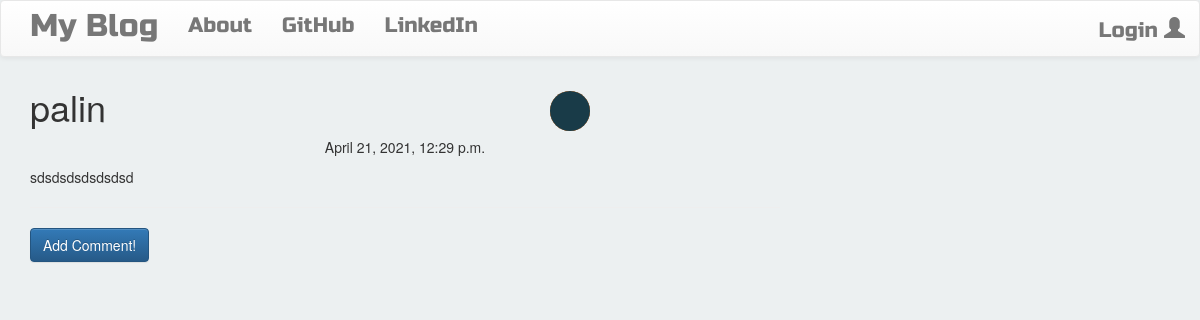
Screenshot of /post/3 with the database file from the repository.
### blog/models.py (models this page shows, shortened)
class Post(models.Model):
    author = models.ForeignKey('auth.User', on_delete=models.CASCADE)
    title = models.CharField(max_length=100)
    text = models.TextField(max_length=200)
    created_date = models.DateTimeField(default=timezone.now())
    published_date = models.DateTimeField(blank=True, null=True)

### blog/views.py (the view)
# urls.py: url(r'^post/(?P<pk>\d+)$', views.PostDetailView.as_view(), name='post_detail'),
class PostDetailView(DetailView):
    model = Post

### templates/blog/post_detail.html (shortened to what this page needs)
{% extends "blog/base.html" %}
{% block content %}
  <h1 class="posttitile">{{post.title}}</h1>
  {% if post.published_date %}
    <div class="date postdate">
      {{post.published_date}}
    </div>
  {% else %}
    <a class="btn btn-default" href="{% url 'post_publish' pk=post.pk %}">Publish</a>
  {% endif %}
  <p Class='postcontent'>{{post.text|safe|linebreaksbr}}</p>
  <hr>
  <a class="btn btn-primary btn-commment"  href="{% url 'add_comment_to_post' pk=post.pk %}">Add Comment!</a>
  <div class="container">
    {% for comment in post.comments.all %}
      <br>
      {% empty %}
      <p>No comments</p>
    {% endfor %}
  </div>
{% endblock %}

### blog/static/css/blog.css (style rules this page uses)
.loader { filter:hue-rotate(0deg); animation:hue 10000ms infinite linear; }
.postdate { text-align: center; }
.postcontent { font-family: 'Montserrat', serif; font-size: 1.5em; }
body { background:#ECF0F1 }

### rows the page displays
Post: title "palin", published_date "April 21, 2021, 12:29 p.m.", text "sdsdsdsdsdsdsd"
